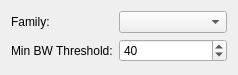
<?xml version="1.0" encoding="UTF-8"?>
<ui version="4.0">
 <class>ApriltagSettings</class>
 <widget class="QWidget" name="ApriltagSettings">
  <property name="geometry">
   <rect>
    <x>0</x>
    <y>0</y>
    <width>238</width>
    <height>75</height>
   </rect>
  </property>
  <property name="windowTitle">
   <string>Form</string>
  </property>
  <layout class="QFormLayout" name="formLayout">
   <item row="0" column="0">
    <widget class="QLabel" name="label">
     <property name="text">
      <string>Family:</string>
     </property>
    </widget>
   </item>
   <item row="1" column="0">
    <widget class="QLabel" name="label_2">
     <property name="text">
      <string>Min BW Threshold:</string>
     </property>
    </widget>
   </item>
   <item row="0" column="1">
    <widget class="QComboBox" name="comboBox"/>
   </item>
   <item row="1" column="1">
    <widget class="QSpinBox" name="spinBox">
     <property name="maximum">
      <number>255</number>
     </property>
     <property name="value">
      <number>40</number>
     </property>
    </widget>
   </item>
  </layout>
 </widget>
 <resources/>
 <connections/>
</ui>
